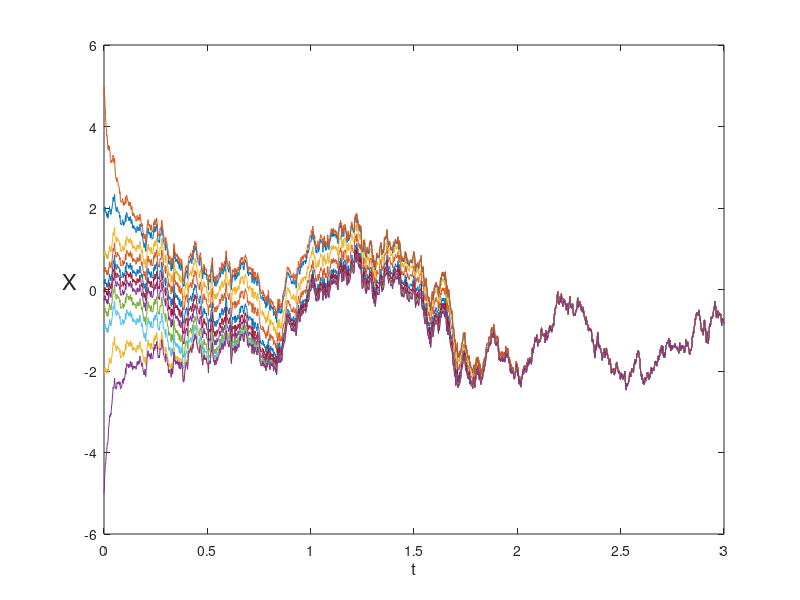

MATLAB code for this plot:
% SDE of f(X) = X - X^3, g(X) = c, for some constant c


randn('state',100)
X0 = [0.2, 0.5, 0.9, -0.2, -0.5, -0.9, 0, 2, 5, -2, -5];
M = length(X0);
c = 2;
T = 3; N = 2^12; dt = T/N;
dW = sqrt(dt)*randn(1,N);
W = cumsum(dW);

R = 2; Dt = R*dt; L = N/R;        % L EM steps of size Dt = R*dt
Xem = zeros(M,L);                 % preallocate for efficiency
Xtemp = X0;
for j = 1:L
    Winc = sum(dW(R*(j-1)+1:R*j));
    Xtemp = Xtemp + Dt*(Xtemp-Xtemp.^3) + c*Winc;
    Xem(:,j) = Xtemp;
end



close all;
plot([0:Dt:T],[X0(:),Xem]), hold off
xlabel('t','FontSize',12)
ylabel('X','FontSize',16,'Rotation',0,'HorizontalAlignment','right')
